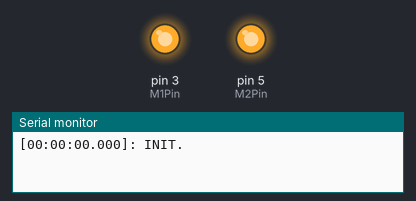
A sketch run on a simulated Arduino Uno, built with avr-gcc and run on an emulated ATmega328P. Parts: output pins drawn as LEDs (lit = HIGH), the last lines printed to the serial monitor.

Above: at 0.1 s.
At 4.1 s:
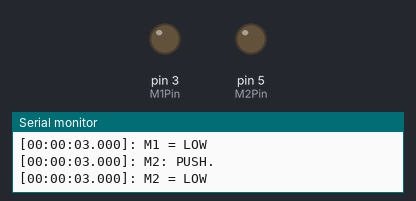
At 7.1 s:
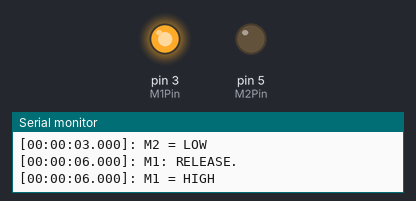
Timing chart, 0 to 10.5 s (numbered marks = the images above):
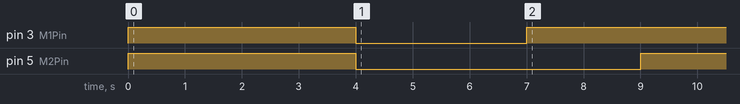

Measured:
- by itself, pin 3 (M1Pin): HIGH → LOW at 4.0 s, → HIGH 3.0 s later
- by itself, pin 5 (M2Pin): HIGH → LOW at 4.0 s, → HIGH 5.0 s later

The sketch:

AutoPowerON.ino
```cpp
// (licence header left out)
// Constants :
const long c_stage_init    = 0x01;    // Stage: Initialization.
const long c_stage_wait    = 0x02;    // Stage: Waiting.
const long c_stage_push    = 0x03;    // Stage: Pushing.
const long c_stage_release = 0x04;    // Stage: Releasing.
const long c_stage_done    = 0x05;    // Stage: Done.
const long c_stage_exit    = 0x00;    // Stage: Terminated.
const long c_stage_unkn    = 0xFF;    // Stage: Unknown.
const long c_interval_init = 1000;    // Time interval on initialization.
const long c_interval_wait = 2000;    // Time interval to wait before push.
const long c_interval_push1 = 3000;   // Time interval to push M1.
const long c_interval_push2 = 5000;   // Time interval to push M2.
const long c_interval_release = 10;   // Time interval to release.
const long c_1s_interval = 1000;      // One second interval.
const long c_1m_interval = 60000;     // One minute interval.

// Used here to set a pin numbers :
const int M1Pin = 3; // M1 pin number.
const int M2Pin = 5; // M2 pin number.

// Variables :

// Changeable OUT states :
int M1State = HIGH; // M1 pin init state.
int M2State = HIGH; // M2 pin init state.

// Time counting variables :
int h = 0;  // Hours
int m = 0;  // Minutes
int s = 0;  // Seconds
int ms = 0; // Milliseconds

// Time calculation variables :
unsigned long ms_prev = 0;
unsigned long ms_start = 0;
unsigned long ms_elapsed = 0;
unsigned long ms_over = 0;

// Stage values
unsigned long M1_stage = 0;
unsigned long M2_stage = 0;

// Stage time values
unsigned long M1_stage_ms = 0;
unsigned long M2_stage_ms = 0;

// Serial conversation :
char* SC = new char[1024]; // String buffer

void calcTime();

void setup() {
  // initialize serial communication at 9600 bits per second:
  Serial.begin(9600);
  // first calcTime shot
  calcTime();
  // say about initialization
  sprintf(SC, "");
  sprintf(SC, "%s[%0.2d:%0.2d:%0.2d.%0.3d]: INIT.\n", SC, h, m, s, ms);
  Serial.print(SC);
  // set stages with predefined constants
  M1_stage = c_stage_init;
  M2_stage = c_stage_init;
  // set time of stages with predefined constants
  M1_stage_ms = c_interval_init;
  M2_stage_ms = c_interval_init;
  // set the digital pin as output:
  pinMode(M1Pin, OUTPUT);
  // set the digital pin as output:
  pinMode(M2Pin, OUTPUT);
  // set the LED1 with initial state stored in led1State:
  digitalWrite(M1Pin, M1State);
  // set the LED2 with initial state stored in led2State:
  digitalWrite(M2Pin, M2State);
}

void loop() {
  // here is where you'd put code that needs to be running all the time.

  unsigned long ms_current = millis();

  if (ms_current - ms_prev >= c_1s_interval) {
    sprintf(SC, "");
    calcTime();

    switch(M1_stage) {
      case c_stage_init:
        sprintf(SC, "%s[%0.2d:%0.2d:%0.2d.%0.3d]: M1: INIT.\n", SC, h, m, s, ms);
        M1State = HIGH;
        digitalWrite(M1Pin, M1State);
        sprintf(SC, "%s[%0.2d:%0.2d:%0.2d.%0.3d]: M1 = HIGH\n", SC, h, m, s, ms);
        M1_stage = c_stage_wait;
        M1_stage_ms = ms_current;
        break;
      case c_stage_wait:
        if (ms_current - M1_stage_ms >= c_interval_init) {
          sprintf(SC, "%s[%0.2d:%0.2d:%0.2d.%0.3d]: M1: WAIT.\n", SC, h, m, s, ms);
          M1State = HIGH;
          digitalWrite(M1Pin, M1State);
          sprintf(SC, "%s[%0.2d:%0.2d:%0.2d.%0.3d]: M1 = HIGH\n", SC, h, m, s, ms);
          M1_stage = c_stage_push;
          M1_stage_ms = ms_current;
        }
        break;
      case c_stage_push:
        if (ms_current - M1_stage_ms >= c_interval_wait) {
          sprintf(SC, "%s[%0.2d:%0.2d:%0.2d.%0.3d]: M1: PUSH.\n", SC, h, m, s, ms);
          M1State = LOW;
          digitalWrite(M1Pin, M1State);
          sprintf(SC, "%s[%0.2d:%0.2d:%0.2d.%0.3d]: M1 = LOW\n", SC, h, m, s, ms);
          M1_stage = c_stage_release;
          M1_stage_ms = ms_current;
        }
        break;
      case c_stage_release:
        if (ms_current - M1_stage_ms >= c_interval_push1) {
          sprintf(SC, "%s[%0.2d:%0.2d:%0.2d.%0.3d]: M1: RELEASE.\n", SC, h, m, s, ms);
          M1State = HIGH;
          digitalWrite(M1Pin, M1State);
          sprintf(SC, "%s[%0.2d:%0.2d:%0.2d.%0.3d]: M1 = HIGH\n", SC, h, m, s, ms);
          M1_stage = c_stage_done;
          M1_stage_ms = ms_current;
        }
        break;
      case c_stage_done:
        if (ms_current - M1_stage_ms >= c_interval_release) {
          sprintf(SC, "%s[%0.2d:%0.2d:%0.2d.%0.3d]: M1: DONE.\n", SC, h, m, s, ms);
          M1State = HIGH;
          digitalWrite(M1Pin, M1State);
          sprintf(SC, "%s[%0.2d:%0.2d:%0.2d.%0.3d]: M1 = HIGH\n", SC, h, m, s, ms);
          M1_stage = c_stage_exit;
          M1_stage_ms = ms_current;
        }
        break;
      default:
        break;
    }

    switch(M2_stage) {
      case c_stage_init:
        sprintf(SC, "%s[%0.2d:%0.2d:%0.2d.%0.3d]: M2: INIT.\n", SC, h, m, s, ms);
        M2State = HIGH;
        digitalWrite(M2Pin, M2State);
        sprintf(SC, "%s[%0.2d:%0.2d:%0.2d.%0.3d]: M2 = HIGH\n", SC, h, m, s, ms);
        M2_stage = c_stage_wait;
        M2_stage_ms = ms_current;
        break;
      case c_stage_wait:
        if (ms_current - M2_stage_ms >= c_interval_init) {
          sprintf(SC, "%s[%0.2d:%0.2d:%0.2d.%0.3d]: M2: WAIT.\n", SC, h, m, s, ms);
          M2State = HIGH;
          digitalWrite(M2Pin, M2State);
          sprintf(SC, "%s[%0.2d:%0.2d:%0.2d.%0.3d]: M2 = HIGH\n", SC, h, m, s, ms);
          M2_stage = c_stage_push;
          M2_stage_ms = ms_current;
        }
        break;
      case c_stage_push:
        if (ms_current - M2_stage_ms >= c_interval_wait) {
          sprintf(SC, "%s[%0.2d:%0.2d:%0.2d.%0.3d]: M2: PUSH.\n", SC, h, m, s, ms);
          M2State = LOW;
          digitalWrite(M2Pin, M2State);
          sprintf(SC, "%s[%0.2d:%0.2d:%0.2d.%0.3d]: M2 = LOW\n", SC, h, m, s, ms);
          M2_stage = c_stage_release;
          M2_stage_ms = ms_current;
        }
        break;
      case c_stage_release:
        if (ms_current - M2_stage_ms >= c_interval_push2) {
          sprintf(SC, "%s[%0.2d:%0.2d:%0.2d.%0.3d]: M2: RELEASE.\n", SC, h, m, s, ms);
          M2State = HIGH;
          digitalWrite(M2Pin, M2State);
          sprintf(SC, "%s[%0.2d:%0.2d:%0.2d.%0.3d]: M2 = HIGH\n", SC, h, m, s, ms);
          M2_stage = c_stage_done;
          M2_stage_ms = ms_current;
        }
        break;
      case c_stage_done:
        if (ms_current - M2_stage_ms >= c_interval_release) {
          sprintf(SC, "%s[%0.2d:%0.2d:%0.2d.%0.3d]: M2: DONE.\n", SC, h, m, s, ms);
          M2State = HIGH;
          digitalWrite(M2Pin, M2State);
          sprintf(SC, "%s[%0.2d:%0.2d:%0.2d.%0.3d]: M2 = HIGH\n", SC, h, m, s, ms);
          M2_stage = c_stage_exit;
          M2_stage_ms = ms_current;
        }
        break;
      default:
        break;
    }

    ms_prev = ms_current;

    // Write out console buffer
    Serial.print(SC);
  }
}

void calcTime() {
    // This variable will be used to store current time in milliseconds
    unsigned long ms_time = millis();

    if (ms_start == 0) {
      ms_start = ms_time;
    }

    ms_elapsed = ms_time - ms_start;
    h = round(ms_elapsed / 3600000);
    if (h == 24) {
      h = 0;
    }
    ms_over = ms_elapsed % 3600000;
    m = round(ms_over / 60000);
    ms_over = ms_over % 60000;
    s = round(ms_over / 1000);
    ms = round(ms_over % 1000);
}
```
